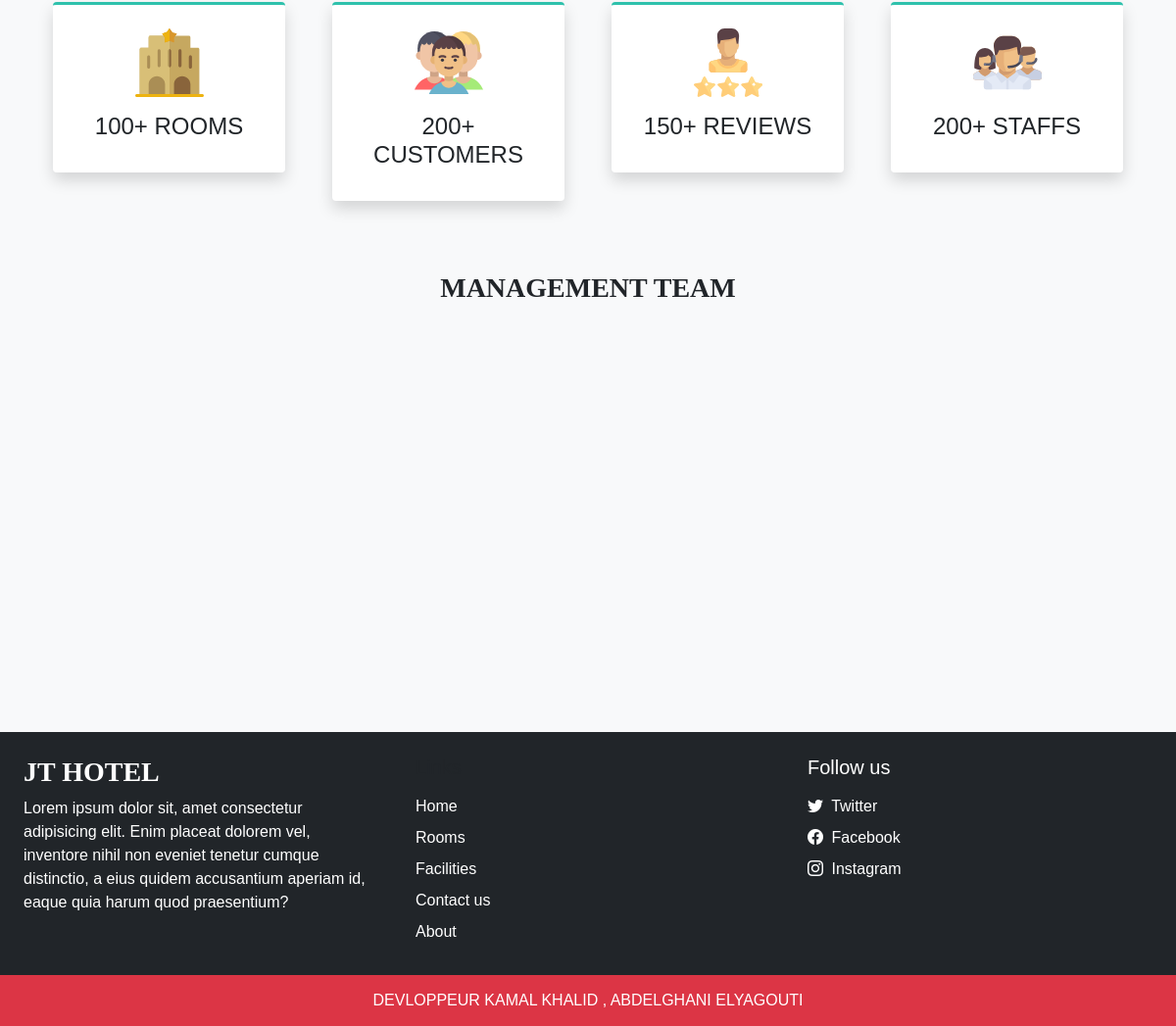
The page /about.php (lower part) on the database as committed earlier.
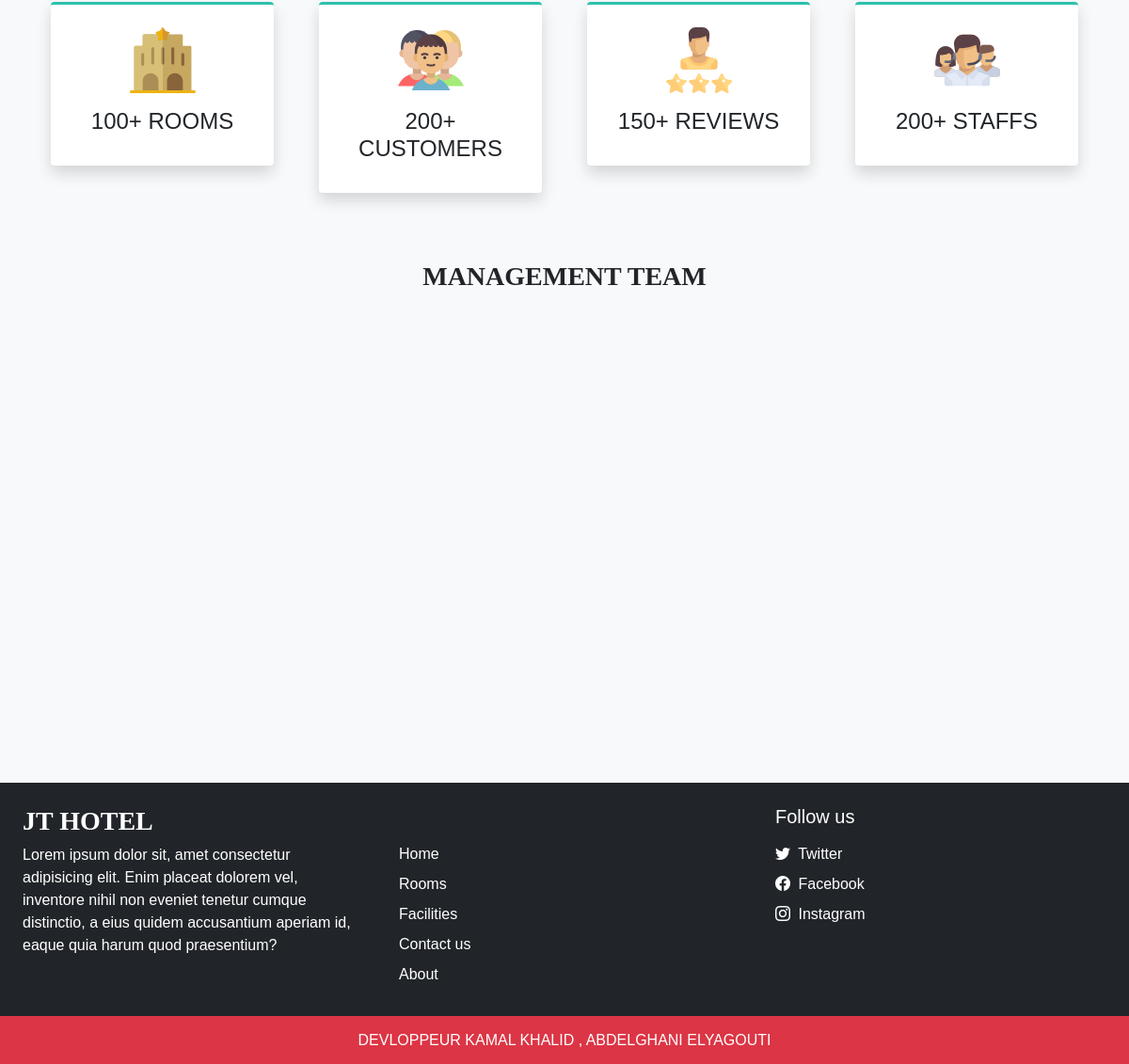
The same page on the database as committed later.
### tables this page shows
CREATE TABLE `team_details` (
  `sr_no` int(11) NOT NULL,
  `name` varchar(50) NOT NULL,
  `picture` varchar(150) NOT NULL
);

### inc/header.php (called while the page is built, shortened)
<?php
  require('admin/inc/db_config.php');
 $contact_q = "SELECT * FROM `contact_details` WHERE `sr_no`=?";
 $values = [1];
 $contact_r = mysqli_fetch_assoc(select($contact_q,$values,'i'));
?>

### admin/inc/db_config.php (called while the page is built, shortened)
<?php
function selectAll($table)
{
    $con = $GLOBALS['con'];
    $res = mysqli_query($con, "SELECT * FROM $table ");
    return $res ;
}
function select($sql, $values, $datatypes)
{
    $con = $GLOBALS['con'];
    if ($stmt = mysqli_prepare($con, $sql)) {
        mysqli_stmt_bind_param($stmt, $datatypes, ...$values);
        if (mysqli_stmt_execute($stmt)) {
            $res = mysqli_stmt_get_result($stmt);
            return $res;
        } else {
            mysqli_stmt_close($stmt);
            die("Query cannot be executed- Select");
        }
    } else {
        die("Query cannot be prepared- Select");
    }
}
?>

### about.php (the view, shortened to what this page needs)
<!DOCTYPE html>
<html lang="en">
<head>
    <?php require('inc/links.php') ?>
</head>
<body class="bg-light">
    <?php
    require('inc/header.php');
    ?>
    <div class="container mt-5">
        <div class="row">
            <div class="col-lg-3 col-md-6 mb-4 px-4">
                <div class="bg-white rounded shadow p-4 border-top border-3 text-center box ">
                    <img src="images/about/hotel.svg" width="70px">
                    <h4 class="mt-3">100+ ROOMS</h4>
                </div>
            </div>
            <div class="col-lg-3 col-md-6 mb-4 px-4">
                <div class="bg-white rounded shadow p-4 border-top border-3 text-center box ">
                    <img src="images/about/customers.svg" width="70px">
                    <h4 class="mt-3">200+ CUSTOMERS</h4>
                </div>
            </div>
            <div class="col-lg-3 col-md-6 mb-4 px-4">
                <div class="bg-white rounded shadow p-4 border-top border-3 text-center box ">
                    <img src="images/about/rating.svg" width="70px">
                    <h4 class="mt-3">150+ REVIEWS</h4>
                </div>
            </div>
            <div class="col-lg-3 col-md-6 mb-4 px-4">
                <div class="bg-white rounded shadow p-4 border-top border-3 text-center box ">
                    <img src="images/about/staff.svg" width="70px">
                    <h4 class="mt-3">200+ STAFFS</h4>
                </div>
            </div>
        </div>
    </div>
    <h3 class="my-5 fw-bold h-font text-center">MANAGEMENT TEAM</h3>
    <div class="container px-4">
        <div class="swiper mySwiper">
            <div class="swiper-wrapper mb-5">
                <?php
                  $about_r = selectAll('team_details');
                  $path=ABOUT_IMG_PATH;
                  while($row = mysqli_fetch_assoc($about_r)){
                    echo<<< data
                       <div class="swiper-slide bg-white text-center overflow-hidden rounded">
                           <img src="$path$row[picture]" class="w-100">
                           <h5 class="mt-2">$row[name]</h5>
                       </div>
                    data;
                  }
                ?>
            </div>
        </div>
    </div>
    <?php require('inc/footer.php'); ?>
</body>
</html>

### inc/links.php (shortened to what this page needs)
<link href="https://cdn.jsdelivr.net/npm/bootstrap@5.0.2/dist/css/bootstrap.min.css" rel="stylesheet"
>
<link rel="stylesheet" href="https://cdn.jsdelivr.net/npm/bootstrap-icons@1.11.3/font/bootstrap-icons.min.css">
<link rel="stylesheet" href="https://cdn.jsdelivr.net/npm/swiper@11/swiper-bundle.min.css" />
<link rel="stylesheet" href="css/common.css">

### inc/footer.php (shortened to what this page needs)
<div class="container-fluid bg-dark mt-5">
    <div class="row">
        <div class="col-lg-4 p-4">
            <h3 class="h-font fw-bold fs-3 text-white">JT HOTEL </h3>
            <p class="text-white">
                Lorem ipsum dolor sit, amet consectetur adipisicing elit. Enim placeat dolorem vel, inventore nihil
                non eveniet tenetur cumque distinctio, a eius quidem accusantium aperiam id, eaque quia harum quod
                praesentium?
            </p>
        </div>
        <div class="col-lg-4 p-4">
            <h5 class="mb-3">Links</h5>
            <a href="index.php" class="d-inline-block mb-2 text-white text-decoration-none">Home</a><br>
            <a href="rooms.php" class="d-inline-block mb-2 text-white text-decoration-none">Rooms</a><br>
            <a href="facilities.php" class="d-inline-block mb-2 text-white text-decoration-none">Facilities</a><br>
            <a href="contact.php" class="d-inline-block mb-2 text-white text-decoration-none">Contact us</a><br>
            <a href="about.php" class="d-inline-block mb-2 text-white text-decoration-none">About</a>
        </div>
        <div class="col-lg-4 p-4">
            <h5 class="mb-3 text-white">Follow us</h5>
            <?php
                      if($contact_r['tw']!=''){
                        echo <<< data
                          <a href="$contact_r[tw]" class="d-inline-block mb-2 text-white text-decoration-none">
                            <i class="bi bi-twitter me-1 "></i> Twitter
                          </a><br>
                       data; }
                    ?>
            <a href="<?php echo $contact_r['fb'] ?>" class="d-inline-block mb-2 text-white text-decoration-none">
                <i class="bi bi-facebook me-1 "></i> Facebook
            </a><br>
            <a href="<?php echo $contact_r['insta'] ?>" class="d-inline-block  text-white text-decoration-none">
                <i class="bi bi-instagram me-1 "></i> Instagram
            </a><br>
        </div>
    </div>
</div>
<h6 class="text-center bg-danger text-white p-3 m-0">DEVLOPPEUR KAMAL KHALID , ABDELGHANI ELYAGOUTI</h6>

### css/common.css (style rules this page uses)
:root { --teal: #2ec1ac; --teal_hover: #279e8c; }
* { font-family: 'Poppins', sans-serif; }
.h-font { font-family: 'Meriend', cursive; }

### about.php (style rules this page uses)
.box { border-top-color: #2ec1ac !important; }

Rows that differ between the two databases and show on the page:
removed team_details: picture (picture)
added team_details: picture (picture)
